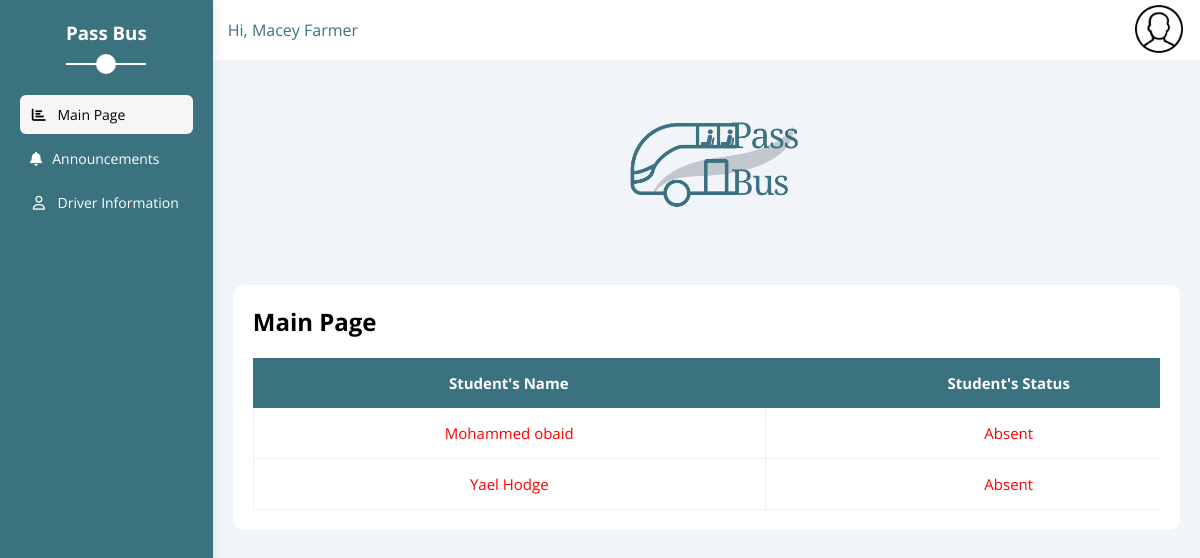
The page /driver/home.php (signed in) on the database as committed earlier.
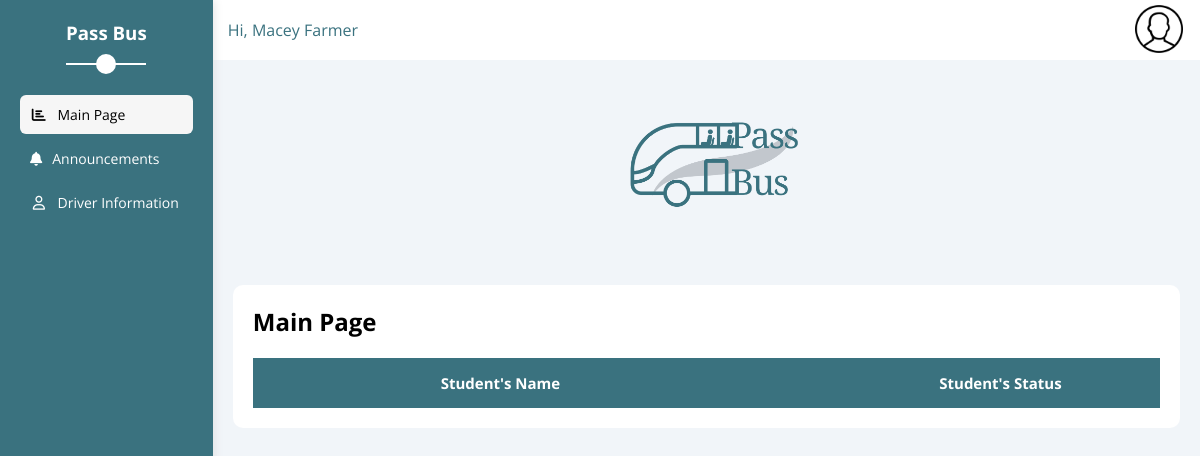
The same page on the database as committed later.
### tables this page shows
CREATE TABLE `students` (
  `id` int(255) NOT NULL,
  `name` varchar(255) DEFAULT NULL,
  `email` varchar(255) DEFAULT NULL,
  `city` varchar(255) DEFAULT NULL,
  `neighborhood` varchar(255) DEFAULT NULL,
  `mobile_no` varchar(255) DEFAULT NULL,
  `relatives_mobile_no` varchar(255) DEFAULT NULL,
  `kinship_relationship` varchar(255) DEFAULT NULL,
  `blood_type` varchar(255) DEFAULT NULL,
  `password` varchar(255) DEFAULT NULL,
  `status` int(1) NOT NULL DEFAULT 1,
  `presence` int(11) DEFAULT NULL,
  `specialization` varchar(255) DEFAULT NULL,
  `updated_at` timestamp NOT NULL DEFAULT current_timestamp()
);

### driver/home.php (the view)
<?php
include '../include/slidebar.php';
global $conn;
$id = $_SESSION['id'];
$qry = "SELECT students.name as std_name, presence FROM students  JOIN group_studuents ON students.id = group_studuents.std_id where group_studuents.group_id = (SELECT id FROM groups where driver_id = $id)";
$result=mysqli_query($conn,$qry);
?>
<img src="../assets/imgs/logo.png" alt="">
<div class="projects p-20 bg-white rad-10 m-20">
    <h2 class="mt-0 mb-20">Main Page</h2>
    <div class="responsive-table">
        <table class="fs-15 w-full">
            <thead>
            <tr>
                <td>Student's Name</td>
                <td>Student's Status</td>
            </tr>
            </thead>
            <tbody>
            <?php while ($row = mysqli_fetch_assoc($result)){?>
                <tr <?php if($row['presence'] != 1) echo 'style="color: red;"';?>>
                    <td><?php echo $row['std_name']?></td>
                    <td><?php if($row['presence'] == 1){echo  'Present';}else{echo 'Absent';}?> </td>
                </tr>
            <?php }?>
            </tbody>
        </table>
    </div>
</div>
<?php
include '../include/footer.php'
?>

Rows that differ between the two databases and show on the page:
no longer on this page (row unchanged): students: name "Mohammed obaid", shows "Absent"
removed students: name "Yael Hodge", presence "Absent"
